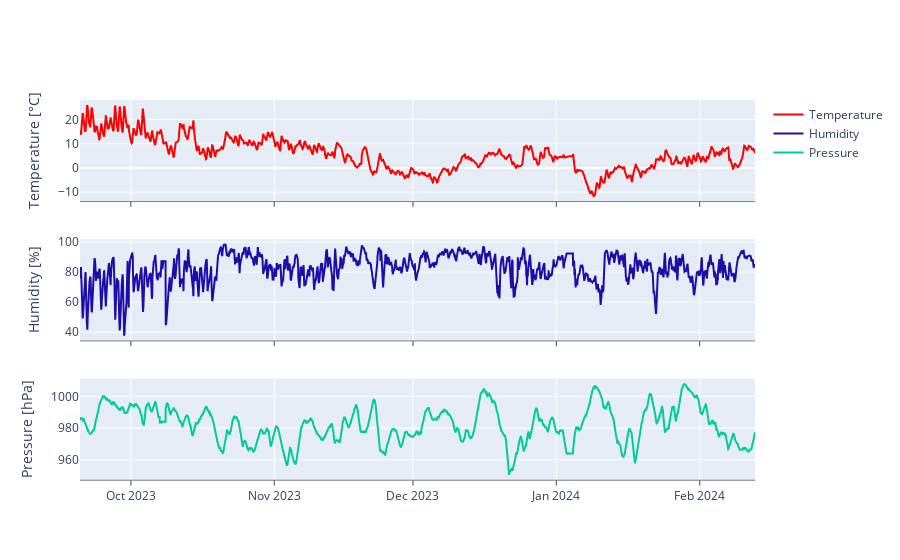

The notebook cell this image was saved under:
### Code cell
fig = make_subplots(rows=3, cols=1, shared_xaxes=True)

fig.add_trace(
    go.Scatter(
        x=df["last_changed"],
        y=df["out_temp"],
        mode="lines",
        name="Temperature",
        line=dict(color='red')),
    row=1,
    col=1
)

fig.update_yaxes(
    title_text="Temperature [°C]",
    row=1,
    col=1,
)

fig.add_trace(
    go.Scatter(
        x=df["last_changed"],
        y=df["out_hum"],
        mode="lines",
        name="Humidity",
        line=dict(color='#1f0daa')),
    row=2,
    col=1
)

fig.update_yaxes(
    title_text="Humidity [%]",
    row=2,
    col=1
)

fig.add_trace(
    go.Scatter(
        x=df["last_changed"],
        y=df["pressure"],
        #color_discrete_sequence=['#7d8b94'],
        name='Pressure'),
    row=3,
    col=1
)

fig.update_yaxes(
    title_text="Pressure [hPa]",
    row=3,
    col=1,
)

fig.update_xaxes(row=1, col=1, showline=True, linewidth=0.5, linecolor='black', ticks="outside")
fig.update_xaxes(row=2, col=1, showline=True, linewidth=0.5, linecolor='black', ticks="outside")
fig.update_xaxes(row=3, col=1, showline=True, linewidth=0.5, linecolor='black', ticks="outside")


fig.update_layout(height=600)
fig.show()

### Figure 1 — Plotly figure (JSON) as saved in the notebook; plotly's stock layout.template omitted (floating-point values rounded to 4 significant figures; data arrays with more than 128 entries replaced by an {"elided": "..."} marker saying what was removed)
{"data": [{"line": {"color": "red"}, "mode": "lines", "name": "Temperature", "type": "scatter", "x": {"elided": "3504 str values"}, "xaxis": "x", "y": {"elided": "3504 float values"}, "yaxis": "y"}, {"line": {"color": "#1f0daa"}, "mode": "lines", "name": "Humidity", "type": "scatter", "x": {"elided": "3504 str values"}, "xaxis": "x2", "y": {"elided": "3504 float values"}, "yaxis": "y2"}, {"name": "Pressure", "type": "scatter", "x": {"elided": "3504 str values"}, "xaxis": "x3", "y": {"elided": "3504 float values"}, "yaxis": "y3"}], "layout": {"autosize": true, "dragmode": "pan", "xaxis": {"anchor": "y", "autorange": true, "domain": [0, 1], "linecolor": "black", "linewidth": 0.5, "matches": "x3", "range": ["2023-09-20", "2024-02-12 23:00"], "showline": true, "showticklabels": false, "ticks": "outside", "type": "date"}, "xaxis2": {"anchor": "y2", "autorange": true, "domain": [0, 1], "linecolor": "black", "linewidth": 0.5, "matches": "x3", "range": ["2023-09-20", "2024-02-12 23:00"], "showline": true, "showticklabels": false, "ticks": "outside", "type": "date"}, "xaxis3": {"anchor": "y3", "autorange": true, "domain": [0, 1], "linecolor": "black", "linewidth": 0.5, "range": ["2023-09-20", "2024-02-12 23:00"], "showline": true, "ticks": "outside", "type": "date"}, "yaxis": {"anchor": "x", "autorange": true, "domain": [0.7333, 1], "range": [-13.78, 28.02], "title": {"text": "Temperature [°C]"}, "type": "linear"}, "yaxis2": {"anchor": "x2", "autorange": true, "domain": [0.3667, 0.6333], "range": [34.38, 101.9], "title": {"text": "Humidity [%]"}, "type": "linear"}, "yaxis3": {"anchor": "x3", "autorange": true, "domain": [0, 0.2667], "range": [947.2, 1011.0], "title": {"text": "Pressure [hPa]"}, "type": "linear"}}}
